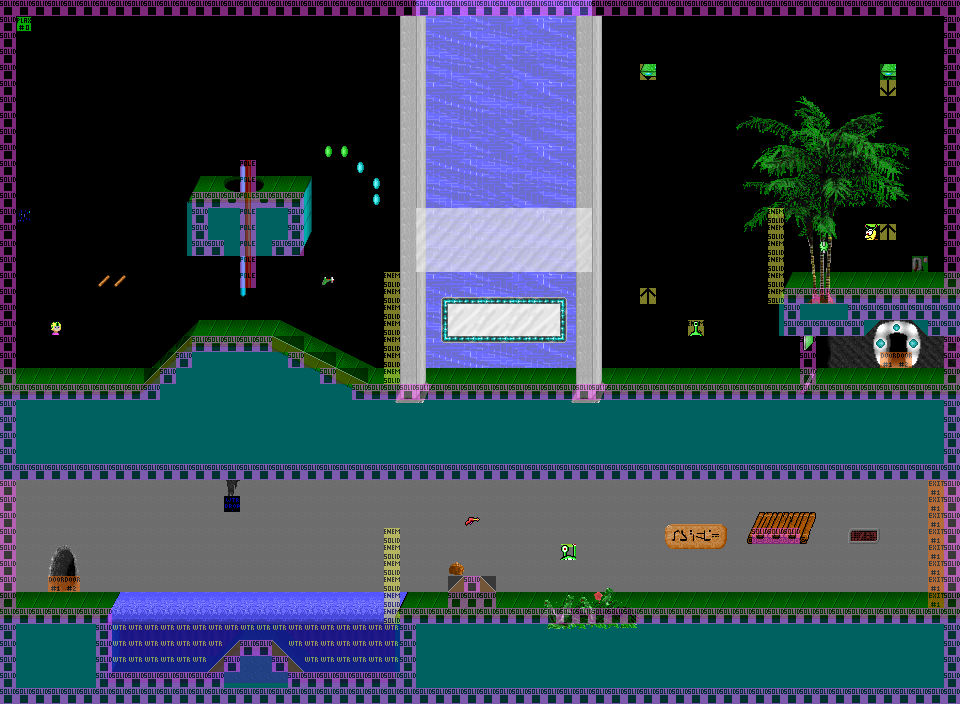

This is a level from a 2D game, rendered from its Tiled map with the project's own tilesets. A one-line summary and the map file follow, with tile-layer data summarised:
An orthogonal 60x44 tile map with 16x16 px tiles, 8 tile layers (TransBG, BG1, BG2, FG1, ...), 3 tilesets.

<map version="1.0" orientation="orthogonal" width="60" height="44" tilewidth="16" tileheight="16">
 <tileset firstgid="1" name="tiles" tilewidth="16" tileheight="16">
  <image source="tiles.png" trans="81ff2c" />
 </tileset>
 <tileset firstgid="6785" name="tiles_info" tilewidth="16" tileheight="16">
  <image source="tiles_info.png" trans="81ff2c" />
 </tileset>
 <tileset firstgid="6929" name="tiles_sprites" tilewidth="16" tileheight="16">
  <image source="tiles_sprites.png" trans="81ff2c" />
 </tileset>
 <layer name="TransBG" width="60" height="44">
  <data>[2640 cells, 14 non-empty, 4 distinct tile ids]</data>
 </layer>
 <layer name="BG1" width="60" height="44">
  <data>[2640 cells, 983 non-empty, 49 distinct tile ids]</data>
 </layer>
 <layer name="BG2" width="60" height="44">
  <data>[2640 cells, 977 non-empty, 127 distinct tile ids]</data>
 </layer>
 <layer name="FG1" width="60" height="44">
  <data>[2640 cells, 224 non-empty, 46 distinct tile ids]</data>
 </layer>
 <layer name="FG2" width="60" height="44">
  <data>[2640 cells, 143 non-empty, 143 distinct tile ids]</data>
 </layer>
 <layer name="TransFG" width="60" height="44" opacity="0.68">
  <data>[2640 cells, 139 non-empty, 13 distinct tile ids]</data>
 </layer>
 <layer name="Info" width="60" height="44" opacity="0.49">
  <data>[2640 cells, 535 non-empty, 18 distinct tile ids]</data>
 </layer>
 <layer name="Sprites" width="60" height="44">
  <data>[2640 cells, 22 non-empty, 17 distinct tile ids]</data>
 </layer>
</map>
